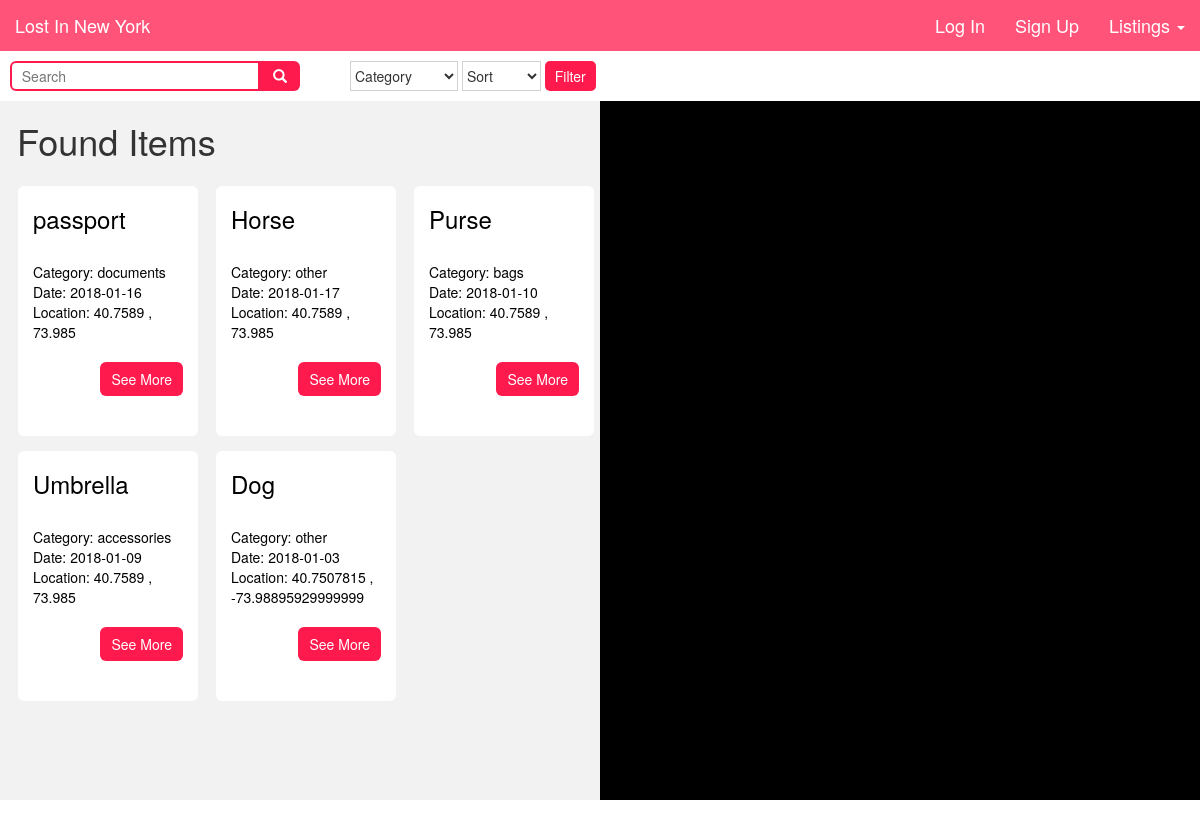
The app's page /found_postings, older data.
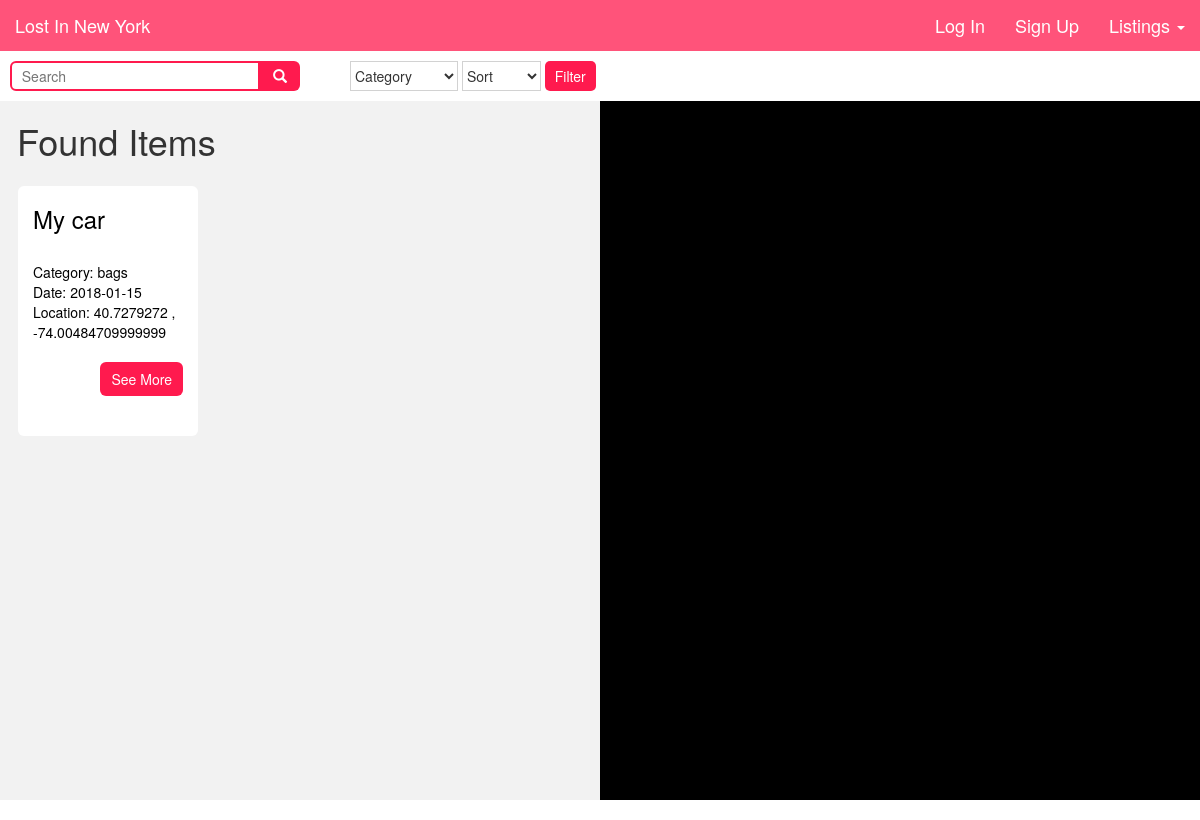
The same page, newer data.
### tables this page shows
CREATE TABLE "found_items" (
	`id`	INT,
	`item`	TEXT,
	`description`	TEXT,
	`category`	TEXT,
	`account_id`	INT,
	`location`	TEXT,
	`lat`	FLOAT,
	`long`	FLOAT,
	`date`	TEXT
);

### app.py (the view)
@app.route('/found_postings', methods=['GET', 'POST'])
def list_found_items():
    list = database.item_listings('found')
    unique_locations = database.find_unique_locations('found')
    if not session.get('username'):
        return render_template("found_postings.html", loggedIn=False, api_key=map_api_key, listings=list, unique=unique_locations)
    else:
        return render_template("found_postings.html", loggedIn=True, api_key=map_api_key, listings=list, unique=unique_locations)

### util/database.py (called while the page is built)
def item_listings(lost_found):
    db = sqlite3.connect("data/lost_and_found.db")
    c = db.cursor()
    a = 'SELECT * FROM ' + lost_found + '_items'
    x = c.execute(a)
    item_list = []
    for bar in x:
        item_id = bar[0]
        item_name = bar[1]
        item_desc = bar[2]
        item_cat = bar[3]
        item_lat = bar[6]
        item_long = bar[7]
        item_location = bar[5]
        item_date = bar[8]
        item = {}
        item['item_id'] = item_id
        item['item_cat'] = item_cat
        item['item_name'] = item_name
        item['item_desc'] = item_desc
        item['item_lat'] = item_lat
        item['item_long'] = item_long
        item['item_location'] = item_location
        item['item_date'] = item_date
        item_list.append(item)
    db.commit()
    db.close()
    return item_list

def find_unique_locations(lost_found):
    db = sqlite3.connect("data/lost_and_found.db")
    c = db.cursor()
    a = 'SELECT lat, long FROM ' + lost_found + '_items'
    x = c.execute(a)
    locations = []
    for loc in x:
        if (loc not in locations):
            locations.append(loc)
    return locations

### templates/found_postings.html (shortened to what this page needs)
{% extends "base.html" %}
{% block content %}
<div class="filter">
  <form action="/lost_postings" method="POST">
    <div id="search-wrapper">
      <input type="text" placeholder="  Search" name="search" id="search-input">
      <button type="button" id="search-btn" name="submit-search" value="searched">
        <span class="glyphicon glyphicon-search"></span>
      </button>
    </div>
    <div id="white-block"></div>
    <select class="filterdrop" name="category">
      <option value="none">Category</option>
    </select>
    <select class="filterdrop" name="date">
      <option value="none">Sort</option>
    </select>
    <input id="filterbtn" type="submit" name="filter" value="Filter">
  </form>
</div>
<div id="overflow">
    <div class="postings">
      <h1 style="padding-left:17px;"> Found Items</h1>
      {% for item in listings %}
        <div id="post-container">
          <h3>{{item['item_name']}}</h3><br>
          Category: {{item['item_cat']}}<br>
          Date: {{item['item_date']}}<br>
          Location: {{item['item_lat']}} , {{item['item_long']}}<br><br>
          <form action="/single_posting" method="POST">
            <input type="submit" class="btn" style="float:right;" name="single_post" value="See More">
          </form>
        </div>
      {% endfor %}
    </div>
  <div id="sidemap"></div>
</div>
{% endblock %}

### templates/base.html (shortened to what this page needs)
<!DOCTYPE html>
<html>
  <head>
    <link rel="stylesheet" href="https://maxcdn.bootstrapcdn.com/bootstrap/3.3.7/css/bootstrap.min.css">
    <link rel="stylesheet" type="text/css" href="static/custom.css">
  </head>
  <body>
    <nav class="navbar navbar-fixed-top">
      <div class="container-fluid">
        <a class="navbar-brand" href="/">Lost In New York</a>
        <ul class="nav navbar-nav navbar-right">
        {% if loggedIn %}
          <li><a href="/profile">Profile</a></li>
          <li><a href="/logout">Log Out</a></li>
        {% else %}
          <li><a href="#" id="popupbox">Log In</a></li>
          <li><a href="/signup">Sign Up</a></li>
        {% endif %}
          <li class="dropdown">
            <a class="dropdown-toggle" href="#" data-toggle="dropdown">Listings <span class="caret"></span></a>
          </li>
        </ul>
      </div>
    </nav>
    {% block content %}
    {% endblock %}
  </body>
</html>

### static/custom.css (style rules this page uses)
html { font-family: 'Open Sans', sans-serif; }
body { padding-top: 51px; padding-bottom: 20px; }
a { color: white; }
.btn { color: white; background-color: #ff1a4e; border-radius: 6px 6px 6px 6px; padding: 6px 10px 6px 10px; }
#overflow { overflow: hidden; }
.navbar { background-color: #ff1a4e; opacity: 0.75; position: fixed; width: 100%; font-size: 18px; }
.navbar-brand { font-size: 18px; }
.postings { float: left; width: 50vw; overflow-y: auto; height: 100vh; height: calc(100vh - 101px); background-color: #f2f2f2; padding-bottom: 25px; }
#sidemap { width: 50vw; height: calc(100vh - 101px); float: right; background-color: black; }
#post-container { width: 15vw; height: 250px; background-color: white; border: none; border-radius: 6px 6px 6px 6px; color: black; padding: 0px 15px 15px 15px; float: left; margin-left: 18px; margin-top: 15px; }
.filter { width: 100vw; height: 50px; background-color: white; padding: 10px; }
.filter .filterdrop { border-width: 1px; border-color: #d2d2d2; padding-right: 10px; height: 30px; background-color: white; }
#filterbtn { height: 30px; background-color: #ff1a4e; border-style: none; color: white; padding-left: 10px; padding-right: 10px; border-radius: 5px 5px 5px 5px; }
#white-block { width: 50px; height: 30px; border-style: none; border-color: white; float: left; }
#search-wrapper { float: left; height: 30px; width: 290px; }
#search-input { height: 30px; width: 250px; border-style: solid; border-radius: 6px 0px 0px 6px; border-color: #ff1a4e; }
#search-btn { height: 30px; width: 40px; background-color: #ff1a4e; color: white; float: right; border-style: none; border-radius: 0px 6px 6px 0px; }

Row changes from the older to the newer data that the page shows:
removed found_items: item_name "passport", item_cat "documents", item_date "2018-01-16", item_lat "40.7589", item_long "73.985"
removed found_items: item_name "Horse", item_cat "other", item_date "2018-01-17", item_lat "40.7589", item_long "73.985"
removed found_items: item_name "Purse", item_cat "bags", item_date "2018-01-10", item_lat "40.7589", item_long "73.985"
removed found_items: item_name "Umbrella", item_cat "accessories", item_date "2018-01-09", item_lat "40.7589", item_long "73.985"
removed found_items: item_name "Dog", item_cat "other", item_date "2018-01-03", item_lat "40.7507815", item_long "-73.98895929999999"
added found_items: item_name "My car", item_cat "bags", item_date "2018-01-15", item_lat "40.7279272", item_long "-74.00484709999999"
